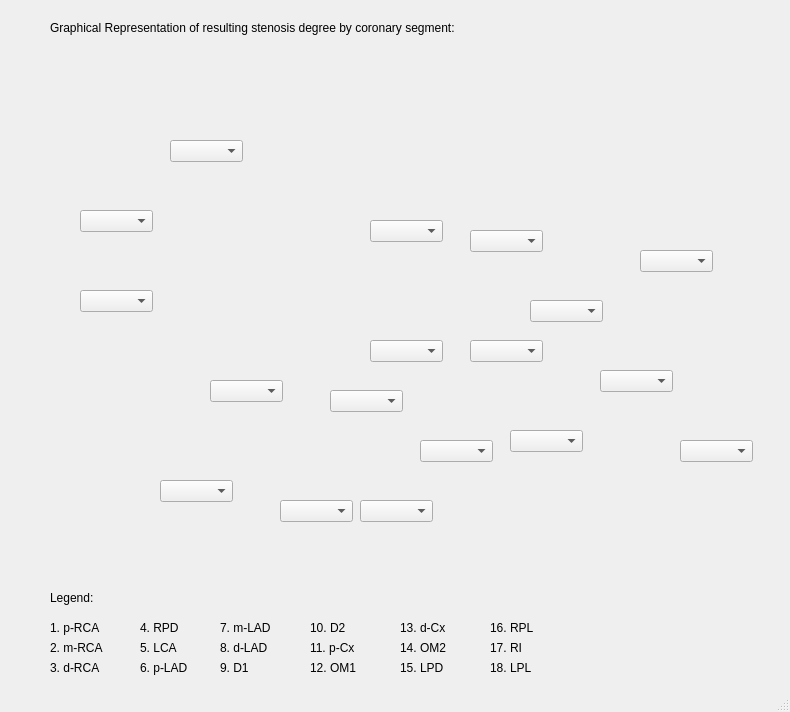
<?xml version="1.0" encoding="UTF-8"?>
<ui version="4.0">
 <class>Graphical_Results</class>
 <widget class="QMainWindow" name="Graphical_Results">
  <property name="geometry">
   <rect>
    <x>0</x>
    <y>0</y>
    <width>790</width>
    <height>712</height>
   </rect>
  </property>
  <property name="windowTitle">
   <string>MainWindow</string>
  </property>
  <widget class="QWidget" name="centralwidget">
   <widget class="QLabel" name="label">
    <property name="geometry">
     <rect>
      <x>50</x>
      <y>60</y>
      <width>691</width>
      <height>521</height>
     </rect>
    </property>
    <property name="text">
     <string/>
    </property>
    <property name="pixmap">
     <pixmap>../../Downloads/coronary_segments.png</pixmap>
    </property>
   </widget>
   <widget class="QLabel" name="label_2">
    <property name="geometry">
     <rect>
      <x>50</x>
      <y>20</y>
      <width>451</width>
      <height>16</height>
     </rect>
    </property>
    <property name="text">
     <string>Graphical Representation of resulting stenosis degree by coronary segment:</string>
    </property>
   </widget>
   <widget class="QLabel" name="label_3">
    <property name="geometry">
     <rect>
      <x>50</x>
      <y>590</y>
      <width>55</width>
      <height>16</height>
     </rect>
    </property>
    <property name="text">
     <string>Legend:</string>
    </property>
   </widget>
   <widget class="QLabel" name="label_4">
    <property name="geometry">
     <rect>
      <x>50</x>
      <y>620</y>
      <width>71</width>
      <height>16</height>
     </rect>
    </property>
    <property name="text">
     <string>1. p-RCA</string>
    </property>
   </widget>
   <widget class="QLabel" name="label_5">
    <property name="geometry">
     <rect>
      <x>50</x>
      <y>640</y>
      <width>71</width>
      <height>16</height>
     </rect>
    </property>
    <property name="text">
     <string>2. m-RCA</string>
    </property>
   </widget>
   <widget class="QLabel" name="label_6">
    <property name="geometry">
     <rect>
      <x>50</x>
      <y>660</y>
      <width>71</width>
      <height>16</height>
     </rect>
    </property>
    <property name="text">
     <string>3. d-RCA</string>
    </property>
   </widget>
   <widget class="QLabel" name="label_7">
    <property name="geometry">
     <rect>
      <x>140</x>
      <y>620</y>
      <width>71</width>
      <height>16</height>
     </rect>
    </property>
    <property name="text">
     <string>4. RPD</string>
    </property>
   </widget>
   <widget class="QLabel" name="label_8">
    <property name="geometry">
     <rect>
      <x>140</x>
      <y>640</y>
      <width>71</width>
      <height>16</height>
     </rect>
    </property>
    <property name="text">
     <string>5. LCA</string>
    </property>
   </widget>
   <widget class="QLabel" name="label_9">
    <property name="geometry">
     <rect>
      <x>140</x>
      <y>660</y>
      <width>71</width>
      <height>16</height>
     </rect>
    </property>
    <property name="text">
     <string>6. p-LAD</string>
    </property>
   </widget>
   <widget class="QLabel" name="label_10">
    <property name="geometry">
     <rect>
      <x>220</x>
      <y>620</y>
      <width>71</width>
      <height>16</height>
     </rect>
    </property>
    <property name="text">
     <string>7. m-LAD</string>
    </property>
   </widget>
   <widget class="QLabel" name="label_11">
    <property name="geometry">
     <rect>
      <x>220</x>
      <y>640</y>
      <width>71</width>
      <height>16</height>
     </rect>
    </property>
    <property name="text">
     <string>8. d-LAD</string>
    </property>
   </widget>
   <widget class="QLabel" name="label_12">
    <property name="geometry">
     <rect>
      <x>220</x>
      <y>660</y>
      <width>71</width>
      <height>16</height>
     </rect>
    </property>
    <property name="text">
     <string>9. D1</string>
    </property>
   </widget>
   <widget class="QLabel" name="label_13">
    <property name="geometry">
     <rect>
      <x>310</x>
      <y>620</y>
      <width>71</width>
      <height>16</height>
     </rect>
    </property>
    <property name="text">
     <string>10. D2</string>
    </property>
   </widget>
   <widget class="QLabel" name="label_14">
    <property name="geometry">
     <rect>
      <x>310</x>
      <y>640</y>
      <width>71</width>
      <height>16</height>
     </rect>
    </property>
    <property name="text">
     <string>11. p-Cx</string>
    </property>
   </widget>
   <widget class="QLabel" name="label_15">
    <property name="geometry">
     <rect>
      <x>310</x>
      <y>660</y>
      <width>71</width>
      <height>16</height>
     </rect>
    </property>
    <property name="text">
     <string>12. OM1</string>
    </property>
   </widget>
   <widget class="QLabel" name="label_16">
    <property name="geometry">
     <rect>
      <x>400</x>
      <y>620</y>
      <width>71</width>
      <height>16</height>
     </rect>
    </property>
    <property name="text">
     <string>13. d-Cx</string>
    </property>
   </widget>
   <widget class="QLabel" name="label_17">
    <property name="geometry">
     <rect>
      <x>400</x>
      <y>640</y>
      <width>71</width>
      <height>16</height>
     </rect>
    </property>
    <property name="text">
     <string>14. OM2</string>
    </property>
   </widget>
   <widget class="QLabel" name="label_18">
    <property name="geometry">
     <rect>
      <x>400</x>
      <y>660</y>
      <width>71</width>
      <height>16</height>
     </rect>
    </property>
    <property name="text">
     <string>15. LPD</string>
    </property>
   </widget>
   <widget class="QLabel" name="label_19">
    <property name="geometry">
     <rect>
      <x>490</x>
      <y>620</y>
      <width>71</width>
      <height>16</height>
     </rect>
    </property>
    <property name="text">
     <string>16. RPL</string>
    </property>
   </widget>
   <widget class="QLabel" name="label_20">
    <property name="geometry">
     <rect>
      <x>490</x>
      <y>640</y>
      <width>71</width>
      <height>16</height>
     </rect>
    </property>
    <property name="text">
     <string>17. RI</string>
    </property>
   </widget>
   <widget class="QLabel" name="label_21">
    <property name="geometry">
     <rect>
      <x>490</x>
      <y>660</y>
      <width>71</width>
      <height>16</height>
     </rect>
    </property>
    <property name="text">
     <string>18. LPL</string>
    </property>
   </widget>
   <widget class="QComboBox" name="v2">
    <property name="geometry">
     <rect>
      <x>80</x>
      <y>210</y>
      <width>73</width>
      <height>22</height>
     </rect>
    </property>
    <item>
     <property name="text">
      <string/>
     </property>
    </item>
    <item>
     <property name="text">
      <string>0%</string>
     </property>
    </item>
    <item>
     <property name="text">
      <string>&lt;25%</string>
     </property>
    </item>
    <item>
     <property name="text">
      <string>&lt;50%</string>
     </property>
    </item>
    <item>
     <property name="text">
      <string>&lt;70%</string>
     </property>
    </item>
    <item>
     <property name="text">
      <string>&lt;99%</string>
     </property>
    </item>
    <item>
     <property name="text">
      <string>100%</string>
     </property>
    </item>
    <item>
     <property name="text">
      <string/>
     </property>
    </item>
   </widget>
   <widget class="QComboBox" name="v1">
    <property name="geometry">
     <rect>
      <x>170</x>
      <y>140</y>
      <width>73</width>
      <height>22</height>
     </rect>
    </property>
    <item>
     <property name="text">
      <string/>
     </property>
    </item>
    <item>
     <property name="text">
      <string>0%</string>
     </property>
    </item>
    <item>
     <property name="text">
      <string>&lt;25%</string>
     </property>
    </item>
    <item>
     <property name="text">
      <string>&lt;50%</string>
     </property>
    </item>
    <item>
     <property name="text">
      <string>&lt;70%</string>
     </property>
    </item>
    <item>
     <property name="text">
      <string>&lt;99%</string>
     </property>
    </item>
    <item>
     <property name="text">
      <string>100%</string>
     </property>
    </item>
    <item>
     <property name="text">
      <string/>
     </property>
    </item>
   </widget>
   <widget class="QComboBox" name="v3">
    <property name="geometry">
     <rect>
      <x>80</x>
      <y>290</y>
      <width>73</width>
      <height>22</height>
     </rect>
    </property>
    <item>
     <property name="text">
      <string/>
     </property>
    </item>
    <item>
     <property name="text">
      <string>0%</string>
     </property>
    </item>
    <item>
     <property name="text">
      <string>&lt;25%</string>
     </property>
    </item>
    <item>
     <property name="text">
      <string>&lt;50%</string>
     </property>
    </item>
    <item>
     <property name="text">
      <string>&lt;70%</string>
     </property>
    </item>
    <item>
     <property name="text">
      <string>&lt;99%</string>
     </property>
    </item>
    <item>
     <property name="text">
      <string>100%</string>
     </property>
    </item>
    <item>
     <property name="text">
      <string/>
     </property>
    </item>
   </widget>
   <widget class="QComboBox" name="v4">
    <property name="geometry">
     <rect>
      <x>210</x>
      <y>380</y>
      <width>73</width>
      <height>22</height>
     </rect>
    </property>
    <item>
     <property name="text">
      <string/>
     </property>
    </item>
    <item>
     <property name="text">
      <string>0%</string>
     </property>
    </item>
    <item>
     <property name="text">
      <string>&lt;25%</string>
     </property>
    </item>
    <item>
     <property name="text">
      <string>&lt;50%</string>
     </property>
    </item>
    <item>
     <property name="text">
      <string>&lt;70%</string>
     </property>
    </item>
    <item>
     <property name="text">
      <string>&lt;99%</string>
     </property>
    </item>
    <item>
     <property name="text">
      <string>100%</string>
     </property>
    </item>
    <item>
     <property name="text">
      <string/>
     </property>
    </item>
   </widget>
   <widget class="QComboBox" name="v16">
    <property name="geometry">
     <rect>
      <x>160</x>
      <y>480</y>
      <width>73</width>
      <height>22</height>
     </rect>
    </property>
    <item>
     <property name="text">
      <string/>
     </property>
    </item>
    <item>
     <property name="text">
      <string>0%</string>
     </property>
    </item>
    <item>
     <property name="text">
      <string>&lt;25%</string>
     </property>
    </item>
    <item>
     <property name="text">
      <string>&lt;50%</string>
     </property>
    </item>
    <item>
     <property name="text">
      <string>&lt;70%</string>
     </property>
    </item>
    <item>
     <property name="text">
      <string>&lt;99%</string>
     </property>
    </item>
    <item>
     <property name="text">
      <string>100%</string>
     </property>
    </item>
    <item>
     <property name="text">
      <string/>
     </property>
    </item>
   </widget>
   <widget class="QComboBox" name="v5">
    <property name="geometry">
     <rect>
      <x>370</x>
      <y>220</y>
      <width>73</width>
      <height>22</height>
     </rect>
    </property>
    <item>
     <property name="text">
      <string/>
     </property>
    </item>
    <item>
     <property name="text">
      <string>0%</string>
     </property>
    </item>
    <item>
     <property name="text">
      <string>&lt;25%</string>
     </property>
    </item>
    <item>
     <property name="text">
      <string>&lt;50%</string>
     </property>
    </item>
    <item>
     <property name="text">
      <string>&lt;70%</string>
     </property>
    </item>
    <item>
     <property name="text">
      <string>&lt;99%</string>
     </property>
    </item>
    <item>
     <property name="text">
      <string>100%</string>
     </property>
    </item>
    <item>
     <property name="text">
      <string/>
     </property>
    </item>
   </widget>
   <widget class="QComboBox" name="v6">
    <property name="geometry">
     <rect>
      <x>470</x>
      <y>230</y>
      <width>73</width>
      <height>22</height>
     </rect>
    </property>
    <item>
     <property name="text">
      <string/>
     </property>
    </item>
    <item>
     <property name="text">
      <string>0%</string>
     </property>
    </item>
    <item>
     <property name="text">
      <string>&lt;25%</string>
     </property>
    </item>
    <item>
     <property name="text">
      <string>&lt;50%</string>
     </property>
    </item>
    <item>
     <property name="text">
      <string>&lt;70%</string>
     </property>
    </item>
    <item>
     <property name="text">
      <string>&lt;99%</string>
     </property>
    </item>
    <item>
     <property name="text">
      <string>100%</string>
     </property>
    </item>
    <item>
     <property name="text">
      <string/>
     </property>
    </item>
   </widget>
   <widget class="QComboBox" name="v7">
    <property name="geometry">
     <rect>
      <x>640</x>
      <y>250</y>
      <width>73</width>
      <height>22</height>
     </rect>
    </property>
    <item>
     <property name="text">
      <string/>
     </property>
    </item>
    <item>
     <property name="text">
      <string>0%</string>
     </property>
    </item>
    <item>
     <property name="text">
      <string>&lt;25%</string>
     </property>
    </item>
    <item>
     <property name="text">
      <string>&lt;50%</string>
     </property>
    </item>
    <item>
     <property name="text">
      <string>&lt;70%</string>
     </property>
    </item>
    <item>
     <property name="text">
      <string>&lt;99%</string>
     </property>
    </item>
    <item>
     <property name="text">
      <string>100%</string>
     </property>
    </item>
    <item>
     <property name="text">
      <string/>
     </property>
    </item>
   </widget>
   <widget class="QComboBox" name="v8">
    <property name="geometry">
     <rect>
      <x>680</x>
      <y>440</y>
      <width>73</width>
      <height>22</height>
     </rect>
    </property>
    <item>
     <property name="text">
      <string/>
     </property>
    </item>
    <item>
     <property name="text">
      <string>0%</string>
     </property>
    </item>
    <item>
     <property name="text">
      <string>&lt;25%</string>
     </property>
    </item>
    <item>
     <property name="text">
      <string>&lt;50%</string>
     </property>
    </item>
    <item>
     <property name="text">
      <string>&lt;70%</string>
     </property>
    </item>
    <item>
     <property name="text">
      <string>&lt;99%</string>
     </property>
    </item>
    <item>
     <property name="text">
      <string>100%</string>
     </property>
    </item>
    <item>
     <property name="text">
      <string/>
     </property>
    </item>
   </widget>
   <widget class="QComboBox" name="v9">
    <property name="geometry">
     <rect>
      <x>530</x>
      <y>300</y>
      <width>73</width>
      <height>22</height>
     </rect>
    </property>
    <item>
     <property name="text">
      <string/>
     </property>
    </item>
    <item>
     <property name="text">
      <string>0%</string>
     </property>
    </item>
    <item>
     <property name="text">
      <string>&lt;25%</string>
     </property>
    </item>
    <item>
     <property name="text">
      <string>&lt;50%</string>
     </property>
    </item>
    <item>
     <property name="text">
      <string>&lt;70%</string>
     </property>
    </item>
    <item>
     <property name="text">
      <string>&lt;99%</string>
     </property>
    </item>
    <item>
     <property name="text">
      <string>100%</string>
     </property>
    </item>
    <item>
     <property name="text">
      <string/>
     </property>
    </item>
   </widget>
   <widget class="QComboBox" name="v10">
    <property name="geometry">
     <rect>
      <x>600</x>
      <y>370</y>
      <width>73</width>
      <height>22</height>
     </rect>
    </property>
    <item>
     <property name="text">
      <string/>
     </property>
    </item>
    <item>
     <property name="text">
      <string>0%</string>
     </property>
    </item>
    <item>
     <property name="text">
      <string>&lt;25%</string>
     </property>
    </item>
    <item>
     <property name="text">
      <string>&lt;50%</string>
     </property>
    </item>
    <item>
     <property name="text">
      <string>&lt;70%</string>
     </property>
    </item>
    <item>
     <property name="text">
      <string>&lt;99%</string>
     </property>
    </item>
    <item>
     <property name="text">
      <string>100%</string>
     </property>
    </item>
    <item>
     <property name="text">
      <string/>
     </property>
    </item>
   </widget>
   <widget class="QComboBox" name="v11">
    <property name="geometry">
     <rect>
      <x>370</x>
      <y>340</y>
      <width>73</width>
      <height>22</height>
     </rect>
    </property>
    <item>
     <property name="text">
      <string/>
     </property>
    </item>
    <item>
     <property name="text">
      <string>0%</string>
     </property>
    </item>
    <item>
     <property name="text">
      <string>&lt;25%</string>
     </property>
    </item>
    <item>
     <property name="text">
      <string>&lt;50%</string>
     </property>
    </item>
    <item>
     <property name="text">
      <string>&lt;70%</string>
     </property>
    </item>
    <item>
     <property name="text">
      <string>&lt;99%</string>
     </property>
    </item>
    <item>
     <property name="text">
      <string>100%</string>
     </property>
    </item>
    <item>
     <property name="text">
      <string/>
     </property>
    </item>
   </widget>
   <widget class="QComboBox" name="v12">
    <property name="geometry">
     <rect>
      <x>510</x>
      <y>430</y>
      <width>73</width>
      <height>22</height>
     </rect>
    </property>
    <item>
     <property name="text">
      <string/>
     </property>
    </item>
    <item>
     <property name="text">
      <string>0%</string>
     </property>
    </item>
    <item>
     <property name="text">
      <string>&lt;25%</string>
     </property>
    </item>
    <item>
     <property name="text">
      <string>&lt;50%</string>
     </property>
    </item>
    <item>
     <property name="text">
      <string>&lt;70%</string>
     </property>
    </item>
    <item>
     <property name="text">
      <string>&lt;99%</string>
     </property>
    </item>
    <item>
     <property name="text">
      <string>100%</string>
     </property>
    </item>
    <item>
     <property name="text">
      <string/>
     </property>
    </item>
   </widget>
   <widget class="QComboBox" name="v13">
    <property name="geometry">
     <rect>
      <x>330</x>
      <y>390</y>
      <width>73</width>
      <height>22</height>
     </rect>
    </property>
    <item>
     <property name="text">
      <string/>
     </property>
    </item>
    <item>
     <property name="text">
      <string>0%</string>
     </property>
    </item>
    <item>
     <property name="text">
      <string>&lt;25%</string>
     </property>
    </item>
    <item>
     <property name="text">
      <string>&lt;50%</string>
     </property>
    </item>
    <item>
     <property name="text">
      <string>&lt;70%</string>
     </property>
    </item>
    <item>
     <property name="text">
      <string>&lt;99%</string>
     </property>
    </item>
    <item>
     <property name="text">
      <string>100%</string>
     </property>
    </item>
    <item>
     <property name="text">
      <string/>
     </property>
    </item>
   </widget>
   <widget class="QComboBox" name="v14">
    <property name="geometry">
     <rect>
      <x>420</x>
      <y>440</y>
      <width>73</width>
      <height>22</height>
     </rect>
    </property>
    <item>
     <property name="text">
      <string/>
     </property>
    </item>
    <item>
     <property name="text">
      <string>0%</string>
     </property>
    </item>
    <item>
     <property name="text">
      <string>&lt;25%</string>
     </property>
    </item>
    <item>
     <property name="text">
      <string>&lt;50%</string>
     </property>
    </item>
    <item>
     <property name="text">
      <string>&lt;70%</string>
     </property>
    </item>
    <item>
     <property name="text">
      <string>&lt;99%</string>
     </property>
    </item>
    <item>
     <property name="text">
      <string>100%</string>
     </property>
    </item>
    <item>
     <property name="text">
      <string/>
     </property>
    </item>
   </widget>
   <widget class="QComboBox" name="v15">
    <property name="geometry">
     <rect>
      <x>360</x>
      <y>500</y>
      <width>73</width>
      <height>22</height>
     </rect>
    </property>
    <item>
     <property name="text">
      <string/>
     </property>
    </item>
    <item>
     <property name="text">
      <string>0%</string>
     </property>
    </item>
    <item>
     <property name="text">
      <string>&lt;25%</string>
     </property>
    </item>
    <item>
     <property name="text">
      <string>&lt;50%</string>
     </property>
    </item>
    <item>
     <property name="text">
      <string>&lt;70%</string>
     </property>
    </item>
    <item>
     <property name="text">
      <string>&lt;99%</string>
     </property>
    </item>
    <item>
     <property name="text">
      <string>100%</string>
     </property>
    </item>
    <item>
     <property name="text">
      <string/>
     </property>
    </item>
   </widget>
   <widget class="QComboBox" name="v17">
    <property name="geometry">
     <rect>
      <x>470</x>
      <y>340</y>
      <width>73</width>
      <height>22</height>
     </rect>
    </property>
    <item>
     <property name="text">
      <string/>
     </property>
    </item>
    <item>
     <property name="text">
      <string>0%</string>
     </property>
    </item>
    <item>
     <property name="text">
      <string>&lt;25%</string>
     </property>
    </item>
    <item>
     <property name="text">
      <string>&lt;50%</string>
     </property>
    </item>
    <item>
     <property name="text">
      <string>&lt;70%</string>
     </property>
    </item>
    <item>
     <property name="text">
      <string>&lt;99%</string>
     </property>
    </item>
    <item>
     <property name="text">
      <string>100%</string>
     </property>
    </item>
    <item>
     <property name="text">
      <string/>
     </property>
    </item>
   </widget>
   <widget class="QComboBox" name="v18">
    <property name="geometry">
     <rect>
      <x>280</x>
      <y>500</y>
      <width>73</width>
      <height>22</height>
     </rect>
    </property>
    <item>
     <property name="text">
      <string/>
     </property>
    </item>
    <item>
     <property name="text">
      <string>0%</string>
     </property>
    </item>
    <item>
     <property name="text">
      <string>&lt;25%</string>
     </property>
    </item>
    <item>
     <property name="text">
      <string>&lt;50%</string>
     </property>
    </item>
    <item>
     <property name="text">
      <string>&lt;70%</string>
     </property>
    </item>
    <item>
     <property name="text">
      <string>&lt;99%</string>
     </property>
    </item>
    <item>
     <property name="text">
      <string>100%</string>
     </property>
    </item>
    <item>
     <property name="text">
      <string/>
     </property>
    </item>
   </widget>
  </widget>
  <widget class="QStatusBar" name="statusbar"/>
 </widget>
 <resources/>
 <connections/>
</ui>
